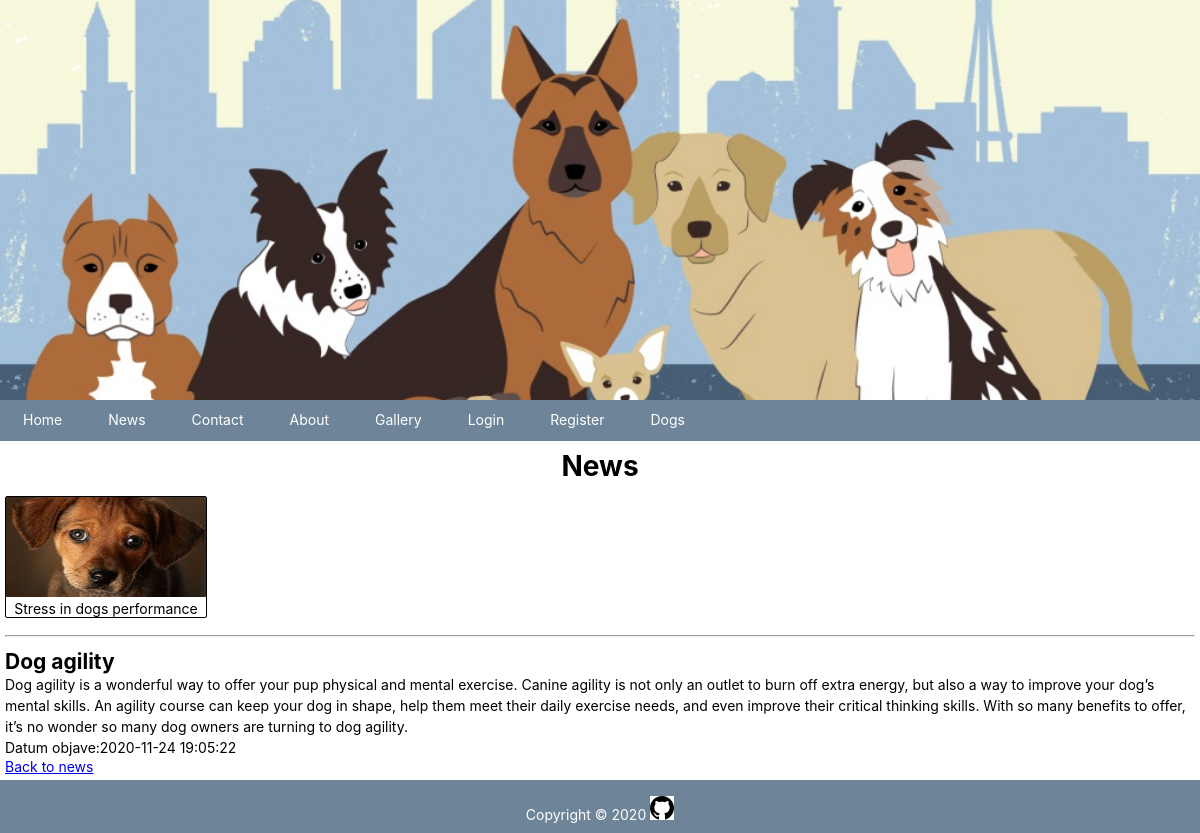
Screenshot of /index.php?menu=2&action=1 with the database file from the repository.
### tables this page shows
CREATE TABLE `gallery` (
  `id` int(11) NOT NULL,
  `picture` longtext NOT NULL,
  `title` varchar(55) NOT NULL,
  `description` varchar(255) NOT NULL,
  `date` timestamp NOT NULL DEFAULT current_timestamp(),
  `id_news` int(11) NOT NULL,
  `by_user` int(11) NOT NULL,
  `archive` int(11) NOT NULL
);

CREATE TABLE `news` (
  `id` int(11) NOT NULL,
  `title` varchar(55) NOT NULL,
  `description` varchar(512) NOT NULL,
  `date` timestamp NOT NULL DEFAULT current_timestamp(),
  `picture` varchar(55) NOT NULL,
  `by_user` int(11) NOT NULL,
  `archive` int(1) NOT NULL
);

### news.php (the view, shortened to what this page needs)
<?php
  if(isset($action) && $action != ""){
    $actNum = $_GET['action'];
    $query = "SELECT * FROM `news` WHERE `id`=$actNum ORDER BY date DESC";
    $result = mysqli_query($mysql, $query);
    $row = mysqli_fetch_assoc($result);
    print'
    <h1>News</h1>
    <div id="gallery_specific_news">';
    $queryForGalleryImages = "SELECT * FROM `gallery` WHERE `id_news`=$actNum ORDER BY date DESC";
    $resultGalleryImages = mysqli_query($mysql, $queryForGalleryImages);
    while($rowGalleryImages = mysqli_fetch_array($resultGalleryImages)){
      print'
      <figure id="'.$actNum.'">
        <img src="images/gallery/'. $rowGalleryImages["picture"] .'" alt="'. $rowGalleryImages["title"] .' title="'.$rowGalleryImages["title"].'>
        <figcaption>'.$rowGalleryImages["description"].'<figcaption>
      </figure>';
    }
    print'
    </div>
    <div class="clear_float"></div>
    <hr>
    <h2>'. $row["title"] .'</h2>
    <p>'.$row["description"].'</p>
    <p>Datum objave:<time datetime="'.$row["date"].'">'.$row["date"].'</time></p>
    <a href="index.php?menu=2">Back to news</a>';
  }
?>

### css/style.css (style rules this page uses)
* { margin: 0px; padding: 0px; }
body { font-family: -apple-system, BlinkMacSystemFont, "Segoe UI", Helvetica, "Apple Color Emoji", Arial, sans-serif, "Segoe UI Emoji", "Segoe UI Symbol"; font-size: 14px; }
hr { margin: 12px 0px; color: #f0ece1; }
h1 { width: 100%; font-size: 2em; margin: 8px 0px; text-align: center; }
h2 { font-size: 1.5em; }
p { line-height: 1.5em; }
#gallery_specific_news { height: auto; width: 100%; float: left; text-align: center; margin: 5px 0px; }
#gallery_specific_news figure { border: 1px solid black; border-radius: 2px; width: 200px; float: left; }
#gallery_specific_news figcaption { text-align: center; }
#gallery_specific_news figure img { width: 100%; max-height: 100px; }

### rows the page displays
gallery: picture (picture), description "Stress in dogs performance"
news: title "Dog agility", description "Dog agility is a wonderful way to offer your pup physical and mental exercise. Canine agility is not only an outlet to burn off extra energy, but also a way to improve your dog’s mental skills. An agility course can keep your dog in shape, help them meet their daily exercise needs, and even improve their critical thinking skills. With so many benefits to offer, it’s no wonder so many dog owners are turning to dog agility.", date "2020-11-24 19:05:22"
